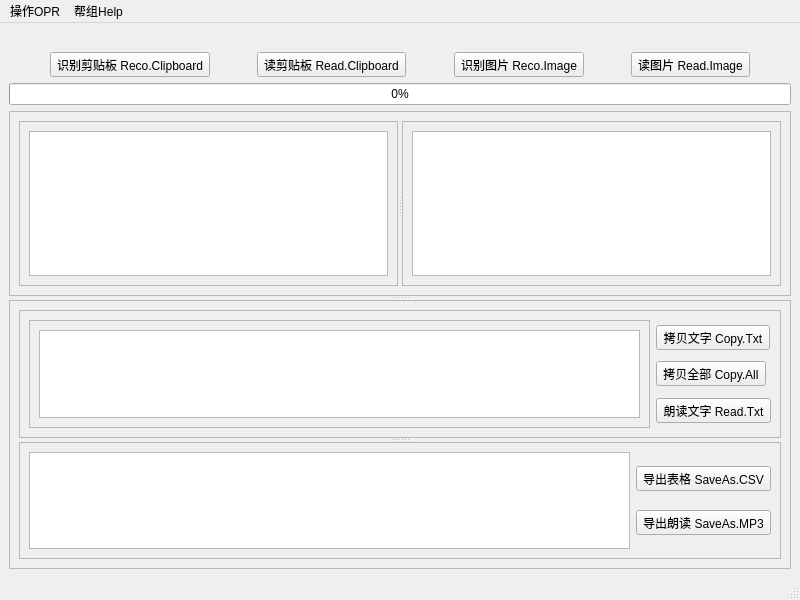
<?xml version="1.0" encoding="UTF-8"?>
<ui version="4.0">
 <class>MainWindow</class>
 <widget class="QMainWindow" name="MainWindow">
  <property name="geometry">
   <rect>
    <x>0</x>
    <y>0</y>
    <width>800</width>
    <height>600</height>
   </rect>
  </property>
  <property name="windowTitle">
   <string>BIBIOCR</string>
  </property>
  <property name="windowIcon">
   <iconset>
    <normaloff>bibiocr.ico</normaloff>bibiocr.ico</iconset>
  </property>
  <widget class="QWidget" name="centralwidget">
   <layout class="QVBoxLayout" name="verticalLayout_3">
    <item alignment="Qt::AlignHCenter">
     <widget class="QLabel" name="label">
      <property name="maximumSize">
       <size>
        <width>200</width>
        <height>30</height>
       </size>
      </property>
      <property name="layoutDirection">
       <enum>Qt::LeftToRight</enum>
      </property>
      <property name="autoFillBackground">
       <bool>true</bool>
      </property>
      <property name="text">
       <string/>
      </property>
      <property name="pixmap">
       <pixmap>bibiocr_label.png</pixmap>
      </property>
      <property name="scaledContents">
       <bool>true</bool>
      </property>
      <property name="alignment">
       <set>Qt::AlignCenter</set>
      </property>
     </widget>
    </item>
    <item>
     <layout class="QHBoxLayout" name="horizontalLayout_8">
      <item>
       <spacer name="horizontalSpacer">
        <property name="orientation">
         <enum>Qt::Horizontal</enum>
        </property>
        <property name="sizeHint" stdset="0">
         <size>
          <width>40</width>
          <height>20</height>
         </size>
        </property>
       </spacer>
      </item>
      <item>
       <widget class="QToolButton" name="toolButton">
        <property name="text">
         <string>识别剪贴板 Reco.Clipboard</string>
        </property>
       </widget>
      </item>
      <item>
       <spacer name="horizontalSpacer_5">
        <property name="orientation">
         <enum>Qt::Horizontal</enum>
        </property>
        <property name="sizeHint" stdset="0">
         <size>
          <width>40</width>
          <height>20</height>
         </size>
        </property>
       </spacer>
      </item>
      <item>
       <widget class="QToolButton" name="toolButton_2">
        <property name="text">
         <string>读剪贴板 Read.Clipboard</string>
        </property>
       </widget>
      </item>
      <item>
       <spacer name="horizontalSpacer_2">
        <property name="orientation">
         <enum>Qt::Horizontal</enum>
        </property>
        <property name="sizeHint" stdset="0">
         <size>
          <width>40</width>
          <height>20</height>
         </size>
        </property>
       </spacer>
      </item>
      <item>
       <widget class="QToolButton" name="toolButton_3">
        <property name="text">
         <string>识别图片 Reco.Image</string>
        </property>
       </widget>
      </item>
      <item>
       <spacer name="horizontalSpacer_4">
        <property name="orientation">
         <enum>Qt::Horizontal</enum>
        </property>
        <property name="sizeHint" stdset="0">
         <size>
          <width>40</width>
          <height>20</height>
         </size>
        </property>
       </spacer>
      </item>
      <item>
       <widget class="QToolButton" name="toolButton_4">
        <property name="text">
         <string>读图片 Read.Image</string>
        </property>
       </widget>
      </item>
      <item>
       <spacer name="horizontalSpacer_3">
        <property name="orientation">
         <enum>Qt::Horizontal</enum>
        </property>
        <property name="sizeHint" stdset="0">
         <size>
          <width>40</width>
          <height>20</height>
         </size>
        </property>
       </spacer>
      </item>
     </layout>
    </item>
    <item>
     <widget class="QProgressBar" name="progressBar">
      <property name="value">
       <number>0</number>
      </property>
     </widget>
    </item>
    <item>
     <widget class="QSplitter" name="splitter">
      <property name="orientation">
       <enum>Qt::Vertical</enum>
      </property>
      <widget class="QScrollArea" name="scrollArea_5">
       <property name="widgetResizable">
        <bool>true</bool>
       </property>
       <widget class="QWidget" name="scrollAreaWidgetContents_5">
        <property name="geometry">
         <rect>
          <x>0</x>
          <y>0</y>
          <width>780</width>
          <height>195</height>
         </rect>
        </property>
        <layout class="QHBoxLayout" name="horizontalLayout">
         <item>
          <widget class="QSplitter" name="splitter_2">
           <property name="orientation">
            <enum>Qt::Horizontal</enum>
           </property>
           <widget class="QScrollArea" name="scrollArea_2">
            <property name="widgetResizable">
             <bool>true</bool>
            </property>
            <widget class="QWidget" name="scrollAreaWidgetContents_2">
             <property name="geometry">
              <rect>
               <x>0</x>
               <y>0</y>
               <width>377</width>
               <height>175</height>
              </rect>
             </property>
             <layout class="QHBoxLayout" name="horizontalLayout_3">
              <item>
               <widget class="QGraphicsView" name="graphicsView"/>
              </item>
             </layout>
            </widget>
           </widget>
           <widget class="QScrollArea" name="scrollArea_3">
            <property name="widgetResizable">
             <bool>true</bool>
            </property>
            <widget class="QWidget" name="scrollAreaWidgetContents_3">
             <property name="geometry">
              <rect>
               <x>0</x>
               <y>0</y>
               <width>376</width>
               <height>175</height>
              </rect>
             </property>
             <layout class="QHBoxLayout" name="horizontalLayout_2">
              <item>
               <widget class="QGraphicsView" name="graphicsView_2"/>
              </item>
             </layout>
            </widget>
           </widget>
          </widget>
         </item>
        </layout>
       </widget>
      </widget>
      <widget class="QScrollArea" name="scrollArea_4">
       <property name="widgetResizable">
        <bool>true</bool>
       </property>
       <widget class="QWidget" name="scrollAreaWidgetContents_4">
        <property name="geometry">
         <rect>
          <x>0</x>
          <y>0</y>
          <width>780</width>
          <height>243</height>
         </rect>
        </property>
        <layout class="QHBoxLayout" name="horizontalLayout_7">
         <item>
          <widget class="QSplitter" name="splitter_3">
           <property name="orientation">
            <enum>Qt::Vertical</enum>
           </property>
           <widget class="QScrollArea" name="scrollArea_6">
            <property name="widgetResizable">
             <bool>true</bool>
            </property>
            <widget class="QWidget" name="scrollAreaWidgetContents_6">
             <property name="geometry">
              <rect>
               <x>0</x>
               <y>0</y>
               <width>760</width>
               <height>113</height>
              </rect>
             </property>
             <layout class="QHBoxLayout" name="horizontalLayout_4">
              <item>
               <widget class="QScrollArea" name="scrollArea">
                <property name="widgetResizable">
                 <bool>true</bool>
                </property>
                <widget class="QWidget" name="scrollAreaWidgetContents">
                 <property name="geometry">
                  <rect>
                   <x>0</x>
                   <y>0</y>
                   <width>611</width>
                   <height>93</height>
                  </rect>
                 </property>
                 <layout class="QVBoxLayout" name="verticalLayout_4">
                  <item>
                   <widget class="QTextEdit" name="textEdit"/>
                  </item>
                 </layout>
                </widget>
               </widget>
              </item>
              <item>
               <layout class="QVBoxLayout" name="verticalLayout">
                <item>
                 <spacer name="verticalSpacer_2">
                  <property name="orientation">
                   <enum>Qt::Vertical</enum>
                  </property>
                  <property name="sizeHint" stdset="0">
                   <size>
                    <width>17</width>
                    <height>13</height>
                   </size>
                  </property>
                 </spacer>
                </item>
                <item>
                 <widget class="QToolButton" name="toolButton_5">
                  <property name="text">
                   <string>拷贝文字 Copy.Txt</string>
                  </property>
                 </widget>
                </item>
                <item>
                 <spacer name="verticalSpacer">
                  <property name="orientation">
                   <enum>Qt::Vertical</enum>
                  </property>
                  <property name="sizeHint" stdset="0">
                   <size>
                    <width>17</width>
                    <height>13</height>
                   </size>
                  </property>
                 </spacer>
                </item>
                <item>
                 <widget class="QToolButton" name="toolButton_6">
                  <property name="text">
                   <string>拷贝全部 Copy.All</string>
                  </property>
                 </widget>
                </item>
                <item>
                 <spacer name="verticalSpacer_7">
                  <property name="orientation">
                   <enum>Qt::Vertical</enum>
                  </property>
                  <property name="sizeHint" stdset="0">
                   <size>
                    <width>17</width>
                    <height>13</height>
                   </size>
                  </property>
                 </spacer>
                </item>
                <item>
                 <widget class="QToolButton" name="toolButton_7">
                  <property name="text">
                   <string>朗读文字 Read.Txt</string>
                  </property>
                 </widget>
                </item>
                <item>
                 <spacer name="verticalSpacer_3">
                  <property name="orientation">
                   <enum>Qt::Vertical</enum>
                  </property>
                  <property name="sizeHint" stdset="0">
                   <size>
                    <width>17</width>
                    <height>13</height>
                   </size>
                  </property>
                 </spacer>
                </item>
               </layout>
              </item>
             </layout>
            </widget>
           </widget>
           <widget class="QScrollArea" name="scrollArea_7">
            <property name="widgetResizable">
             <bool>true</bool>
            </property>
            <widget class="QWidget" name="scrollAreaWidgetContents_7">
             <property name="geometry">
              <rect>
               <x>0</x>
               <y>0</y>
               <width>760</width>
               <height>103</height>
              </rect>
             </property>
             <layout class="QHBoxLayout" name="horizontalLayout_6">
              <item>
               <widget class="QTableWidget" name="tableWidget"/>
              </item>
              <item>
               <layout class="QVBoxLayout" name="verticalLayout_2">
                <item>
                 <spacer name="verticalSpacer_4">
                  <property name="orientation">
                   <enum>Qt::Vertical</enum>
                  </property>
                  <property name="sizeHint" stdset="0">
                   <size>
                    <width>20</width>
                    <height>40</height>
                   </size>
                  </property>
                 </spacer>
                </item>
                <item>
                 <widget class="QToolButton" name="toolButton_8">
                  <property name="sizePolicy">
                   <sizepolicy hsizetype="Minimum" vsizetype="Fixed">
                    <horstretch>0</horstretch>
                    <verstretch>0</verstretch>
                   </sizepolicy>
                  </property>
                  <property name="text">
                   <string>导出表格 SaveAs.CSV</string>
                  </property>
                  <property name="shortcut">
                   <string>Ctrl+S</string>
                  </property>
                 </widget>
                </item>
                <item>
                 <spacer name="verticalSpacer_5">
                  <property name="orientation">
                   <enum>Qt::Vertical</enum>
                  </property>
                  <property name="sizeHint" stdset="0">
                   <size>
                    <width>20</width>
                    <height>40</height>
                   </size>
                  </property>
                 </spacer>
                </item>
                <item>
                 <widget class="QToolButton" name="toolButton_9">
                  <property name="sizePolicy">
                   <sizepolicy hsizetype="Minimum" vsizetype="Fixed">
                    <horstretch>0</horstretch>
                    <verstretch>0</verstretch>
                   </sizepolicy>
                  </property>
                  <property name="text">
                   <string>导出朗读 SaveAs.MP3</string>
                  </property>
                 </widget>
                </item>
                <item>
                 <spacer name="verticalSpacer_6">
                  <property name="orientation">
                   <enum>Qt::Vertical</enum>
                  </property>
                  <property name="sizeHint" stdset="0">
                   <size>
                    <width>20</width>
                    <height>40</height>
                   </size>
                  </property>
                 </spacer>
                </item>
               </layout>
              </item>
             </layout>
            </widget>
           </widget>
          </widget>
         </item>
        </layout>
       </widget>
      </widget>
     </widget>
    </item>
   </layout>
  </widget>
  <widget class="QMenuBar" name="menubar">
   <property name="geometry">
    <rect>
     <x>0</x>
     <y>0</y>
     <width>800</width>
     <height>23</height>
    </rect>
   </property>
   <widget class="QMenu" name="menu">
    <property name="title">
     <string>操作OPR</string>
    </property>
    <addaction name="action"/>
    <addaction name="action_2"/>
    <addaction name="action_3"/>
    <addaction name="action_4"/>
    <addaction name="action_5"/>
    <addaction name="action_6"/>
    <addaction name="action_7"/>
    <addaction name="action_8"/>
    <addaction name="action_9"/>
    <addaction name="action_10"/>
   </widget>
   <widget class="QMenu" name="menu_2">
    <property name="title">
     <string>帮组Help</string>
    </property>
    <addaction name="action_11"/>
   </widget>
   <addaction name="menu"/>
   <addaction name="menu_2"/>
  </widget>
  <widget class="QStatusBar" name="statusbar"/>
  <action name="action">
   <property name="text">
    <string>识别剪贴板 Reco.Clipboard</string>
   </property>
  </action>
  <action name="action_2">
   <property name="text">
    <string>读剪贴板 Read.Clipboard</string>
   </property>
  </action>
  <action name="action_3">
   <property name="text">
    <string>识别图片 Reco.Image</string>
   </property>
  </action>
  <action name="action_4">
   <property name="text">
    <string>读图片 Read.Image</string>
   </property>
  </action>
  <action name="action_5">
   <property name="text">
    <string>拷贝文字 Copy.Txt</string>
   </property>
  </action>
  <action name="action_6">
   <property name="text">
    <string>拷贝全部 Copy.All</string>
   </property>
  </action>
  <action name="action_7">
   <property name="text">
    <string>朗读文字 Read.Txt</string>
   </property>
  </action>
  <action name="action_8">
   <property name="text">
    <string>导出表格 SaveAs.CSV</string>
   </property>
  </action>
  <action name="action_9">
   <property name="text">
    <string>导出朗读 SaveAs.MP3</string>
   </property>
  </action>
  <action name="action_10">
   <property name="text">
    <string>关闭 Close</string>
   </property>
  </action>
  <action name="action_11">
   <property name="text">
    <string>关于 About</string>
   </property>
  </action>
 </widget>
 <tabstops>
  <tabstop>toolButton</tabstop>
  <tabstop>toolButton_2</tabstop>
  <tabstop>toolButton_3</tabstop>
  <tabstop>toolButton_4</tabstop>
  <tabstop>toolButton_5</tabstop>
  <tabstop>toolButton_6</tabstop>
  <tabstop>toolButton_7</tabstop>
  <tabstop>toolButton_8</tabstop>
  <tabstop>toolButton_9</tabstop>
  <tabstop>graphicsView</tabstop>
  <tabstop>graphicsView_2</tabstop>
  <tabstop>tableWidget</tabstop>
  <tabstop>scrollArea</tabstop>
  <tabstop>scrollArea_2</tabstop>
  <tabstop>scrollArea_3</tabstop>
  <tabstop>scrollArea_4</tabstop>
 </tabstops>
 <resources/>
 <connections/>
</ui>
